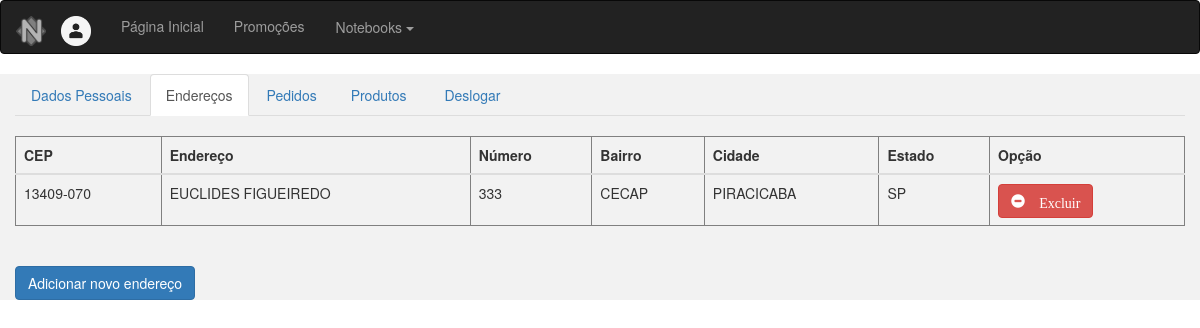
The app's page /enderecos.php (signed in) with its own data.
### tables this page shows
CREATE TABLE `endereco` (
  `id` int(11) NOT NULL,
  `cep` varchar(250) NOT NULL,
  `endereco` varchar(250) NOT NULL,
  `numero` varchar(250) NOT NULL,
  `bairro` varchar(250) NOT NULL,
  `cidade` varchar(250) NOT NULL,
  `estado` varchar(250) NOT NULL,
  `endereco_emailcliente` varchar(250) NOT NULL
);

### enderecos.php (the view, shortened to what this page needs)
<!DOCTYPE html>
<html lang="pt-br">
<head>
	<link href="css/bootstrap.min.css" rel="stylesheet">
	<link rel="stylesheet" type="text/css" href="css/estilos.css">
</head>
<body>
<?php
 include 'cabecalho.php';
?>
<div class="container-fluid conteudo">
<ul class="nav nav-tabs">
  <li role="presentation"> <a href="dados.php">Dados Pessoais</a>  </li>
  <li role="presentation" class="active"> <a href="enderecos.php">Endereços</a> </li>
  <li role="presentation"> <a href="pedidos.php">Pedidos</a> </li>
  <?php
  if ($_SESSION["nivel"] == 1) {
    echo "<li role='presentation'><a href='produtos.php'>Produtos</a></li>";
  }
  ?>
  <li role="presentation">&nbsp;</li>
  <li role="presentation"> <a href="logout.php">Deslogar</a> </li>
</ul>
<br>
  <div id="table" class="table-responsive">
    <table border="1px" cellpadding="5px" cellspacing="0" class="table table-hover">
      <thead>
      <tr>
        <th> CEP </th>
        <th> Endereço </th>
        <th> Número </th>
        <th> Bairro </th>
        <th> Cidade </th>
        <th> Estado </th>
        <th> Opção </th>
      </tr>
      </thead>
      <tbody>
      <?php
        $email = $_SESSION['email'];
        $sql = "SELECT * FROM endereco where endereco_emailcliente = '$email'";
        $resultado = mysql_query($sql);
        while ($row = mysql_fetch_array($resultado)){
        $cep = $row['cep'];
        $endereco = $row['endereco'];
        $numero = $row['numero'];
        $bairro = $row['bairro'];
        $cidade = $row['cidade'];
        $estado = $row['estado'];
        echo "  <tr>
                  <td> $cep </td>
                  <td> $endereco </td>
                  <td> $numero </td>
                  <td> $bairro </td>
                  <td> $cidade </td>
                  <td> $estado </td>";
                  ?>
                  <td>
                  <a href="deletaendereco.php?id=<?php echo $row["id"]; ?>" class="btn btn-danger glyphicon glyphicon-minus-sign"> Excluir</a>
                  </td>
               </tr>
      <?php  }
      ?>
      </tbody>
    </table>
  </div>
    <br>
  <a class="btn btn-primary" role="button" data-toggle="collapse" href="#collapseExample" aria-expanded="false" aria-controls="collapseExample">
    Adicionar novo endereço
  </a>
</div>
</body>
</html>

### css/estilos.css (style rules this page uses)
.conteudo { background-color: #F2F2F2 ; }

### records on screen
endereco: cep "13409-070", endereco "EUCLIDES FIGUEIREDO", numero "333", bairro "CECAP", cidade "PIRACICABA", estado "SP"
